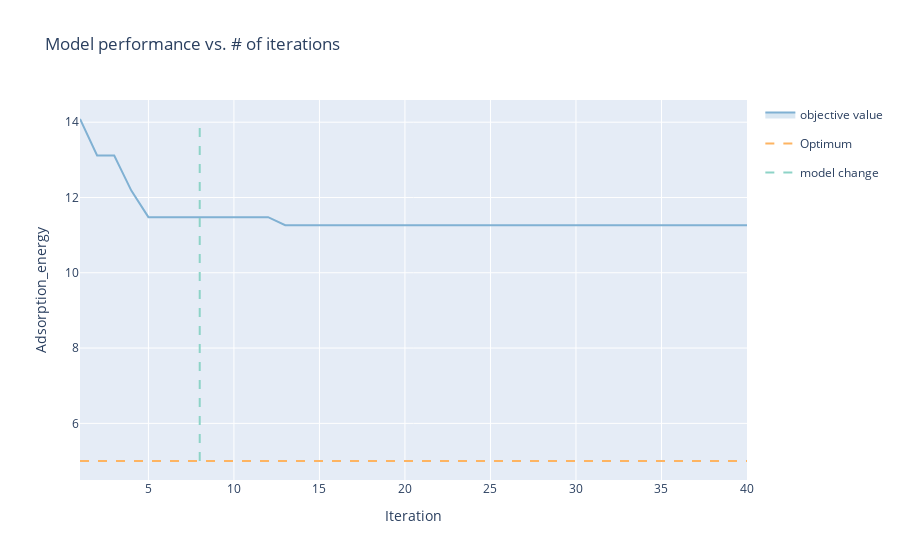

Notebook source saved alongside this figure:
### Markdown cell above
## Plot Evolution of adsorption energy.

### Code cell
from ax.utils.notebook.plotting import render
# from botorch.acquisition

render(ax_client.get_optimization_trace(objective_optimum=0.0)) #objective optimum should be the bare surface without additionnal atom
